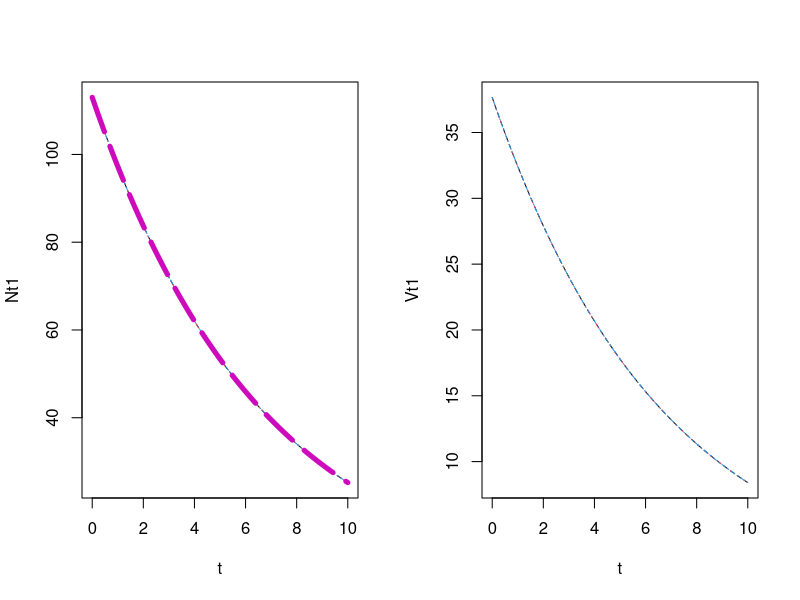
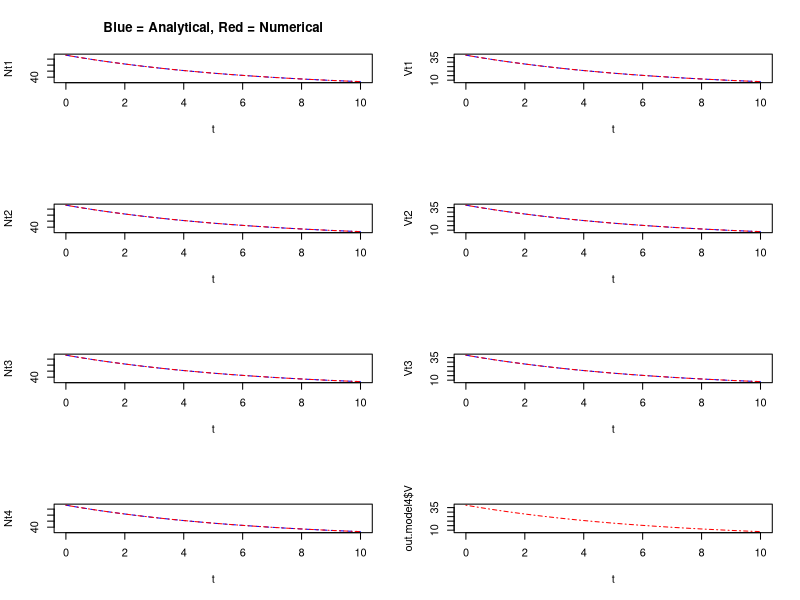

Reproduce these figures in R, in order.
# This is to check that my solutions to the ODEs for models 1,2,3 are correct
# 20 Oct 2011

# E(N(t)) is expected number of individuals left in the stream
# V(t) is the variance in the number left

# ODEs for dE(N)/dt and dV/dt:
# dE(N)/dt = f(E(N))
# dV/dt = -2f'(N)V + f(N)
# from Carl Boettiger

# model1 and my analytical solutions:
# dN/dt = -mN
# N(t) = N0*exp(-mt)
# dV/dt = 2mV(t) -mN(t)
# V(t) = exp(2mt) * (V0 + N0 * (exp(-3 * m * t) - 1) / 3)

# model2 and my analytical solutions:
# dN/dt = -mN + bFN
# N(t) = N0*exp(t(bF-m))
# dV/dt = -2(bF - m)V(t) - mN(t) + bfN(t)
# V(t) = exp(2t(m-bF)) * (V0 + N0(exp(3t(bf-m))-1)/3)

# model3 and my analytical solutions:
# dN/dt = -mN / (c + F)
# N(t) = N0*exp(-mt / (c + F))
# dV/dt = 2mV(t) / (c + F) - mN(t) / (c + F)
# V(t) = exp(2mt / (c + F)) * (V0 + N0 * (exp(-3*m*t/(c +F)) - 1)/3)

# model4, analytical solution for N, see odt file for analytical solution of V:
# dN/dt = -mN - aN^2
# N(t) = m / ((m/N0 + a) * exp(t * m) - a)
# dV/dt = (2*m + 4 * a * N) * V - m * N - a * N^2
# original, incorrect solution:
# V(t) = (a * N0 - exp(t*m)*(a*N0 + m))^4 * exp(- 2 * t * m) * 
#	(k - m*N0 * (a^2*N0^2 - 5*a*N0*exp(t*m)*(a*N0 + m) + 10 * exp(2*t*m) * (a*N0 + m)^2) / 
#		30*(a*N0 + m)^2 * (exp(t*m)*(a*N0 + m) - a*N0)^5)



# initial number and parameters:
N0 = 113
V0 = N0/3 # not sure what V0 should be!
k = 100 #V0 + N0/3 # no idea what k from model4 should be
m = 0.15 # emigration rate
t = seq(0,10, by=0.1) # timesteps
f = 1 # food abundance, constant
b = 0 # all models should be identical to model1 when b=0, c=0, a=0
c = 0
a = 0
C = 100

# analytical solutions for N(t) and V(t) for all models:
Nt1 = N0 * exp(-m * t)
Vt1 = exp(2*m*t) * (N0*exp(-3*m*t)/3 + (V0 - N0/3))
Nt2 = N0 * exp(t*(b*f - m))
Vt2 = exp(2*t*(m-b*f)) * (V0 + N0 * (exp(3 * t * (b*f - m)) - 1)/3)
Nt3 = N0 * exp(-m * t / (c + f))
Vt3 = exp(2 * m * t / (c + f)) * (V0 + N0 * (exp(-3*m*t/(c + f)) - 1)/3)
Nt4 = m / ((m/N0 + a) * exp(t * m) - a)
Vt4 = ( ( ( (-(m^2) / a) * (1-4*C*exp(m*t)) ) / (12 * C^2 * m * (C * exp(m*t) -1)^4) ) - 
	( ( ((2 * m^2) / a) * (1-5*C*exp(m*t)) ) / (20 * C^2 * m * (C * exp(m*t) -1)^5) ) 
	+ C ) / 
	( exp(2 * t * m) / ((C * exp(t * m) -1)^4) )

# OLD, WRONG: Vt4 = (a * N0 - exp(t*m)*(a*N0 + m))^4 * exp(- 2 * t * m) * 
	#(k - m*N0 * (a^2*N0^2 - 5*a*N0*exp(t*m)*(a*N0 + m) + 10 * exp(2*t*m) * (a*N0 + m)^2) / 
		#30*(a*N0 + m)^2 * (exp(t*m)*(a*N0 + m) - a*N0)^5)



# plot and compare all analytical results
par(mfrow=c(1,2))
plot(Nt1 ~ t, type='l', lty=2) # model1 = black
points(Nt2 ~ t, type='l', lty=3, col=2) # model2 = red
points(Nt3 ~ t, type='l', lty=4, col=4) # model3 = blue
points(Nt4 ~ t, type='l', lty=5, col=6, lwd=5) # model4 = purple


plot(Vt1 ~ t, type='l', lty=2) # model1 = black
points(Vt2 ~ t, type='l', lty=3, col=2) # model2 = red
points(Vt3 ~ t, type='l', lty=4, col=4) # model3 = blue
points(Vt4 ~ t, type='l', lty=5, col=6, lwd=5) # model4 = purple


# Numerically simulate ODEs to test analytical solutions:
require(deSolve)

parms = c(N0 = N0, V0 = V0, m = m, f=f, c=c, b=b)
start = c(N = N0, V = V0)

model1 = function(t, x, parms) {
	with( as.list( c(parms, x)), {
		dn.dt = -m*N					# dN/dt
		dv.dt = 2 * m * V - m * N		# dV/dt
		res = c(dn.dt, dv.dt)
		list(res)
	})
}
out.model1 = as.data.frame(lsoda(start, times=t, model1, parms))

model2 = function(t, x, parms) {
	with( as.list( c(parms, x)), {
		dn.dt = -m*N	+ b*f*N				# dN/dt
		dv.dt = -2*(b*f - m)*V - m*N + b*f*N		# dV/dt
		res = c(dn.dt, dv.dt)
		list(res)
	})
}
out.model2 = as.data.frame(lsoda(start, times=t, model2, parms))

model3 = function(t, x, parms) {
	with( as.list( c(parms, x)), {
		dn.dt = -m*N / (c + f)					# dN/dt
		dv.dt = 2*m*V / (c + f) - m*N / (c + f)	# dV/dt
		res = c(dn.dt, dv.dt)
		list(res)
	})
}
out.model3 = as.data.frame(lsoda(start, times=t, model3, parms))

model4 = function(t, x, parms) {
	with( as.list( c(parms, x)), {
		dn.dt = -m*N - a*N^2					# dN/dt
		dv.dt = -2 * (- m - 2 * a * N) * V + (- m*N - a * N^2) # dV/dt
		res = c(dn.dt, dv.dt)
		list(res)
	})
}
out.model4 = as.data.frame(lsoda(start, times=t, model4, parms))



# graphically compare numerical and analytical results
par(mfrow=c(4,2))
plot(Nt1 ~ t, type='l', lty=2, col='blue', main='Blue = Analytical, Red = Numerical')
points(out.model1$N ~ t, type='l', lty=4, col='red')

plot(Vt1 ~ t, type='l', lty=2, col='blue')
points(out.model1$V ~ t, type='l', lty=4, col='red')

plot(Nt2 ~ t, type='l', lty=2, col='blue')
points(out.model2$N ~ t, type='l', lty=4, col='red')

plot(Vt2 ~ t, type='l', lty=2, col='blue')
points(out.model2$V ~ t, type='l', lty=4, col='red')

plot(Nt3 ~ t, type='l', lty=2, col='blue')
points(out.model3$N ~ t, type='l', lty=4, col='red')

plot(Vt3 ~ t, type='l', lty=2, col='blue')
points(out.model3$V ~ t, type='l', lty=4, col='red')

plot(Nt4 ~ t, type='l', lty=2, col='blue')
points(out.model4$N ~ t, type='l', lty=4, col='red')

#plot(Vt4 ~ t, type='l', lty=2, col='blue', 
	#ylim=c(min(c(Vt4,out.model4$V)), max(c(Vt4,out.model4$V))))
plot(out.model4$V ~ t, type='l', lty=4, col='red')
